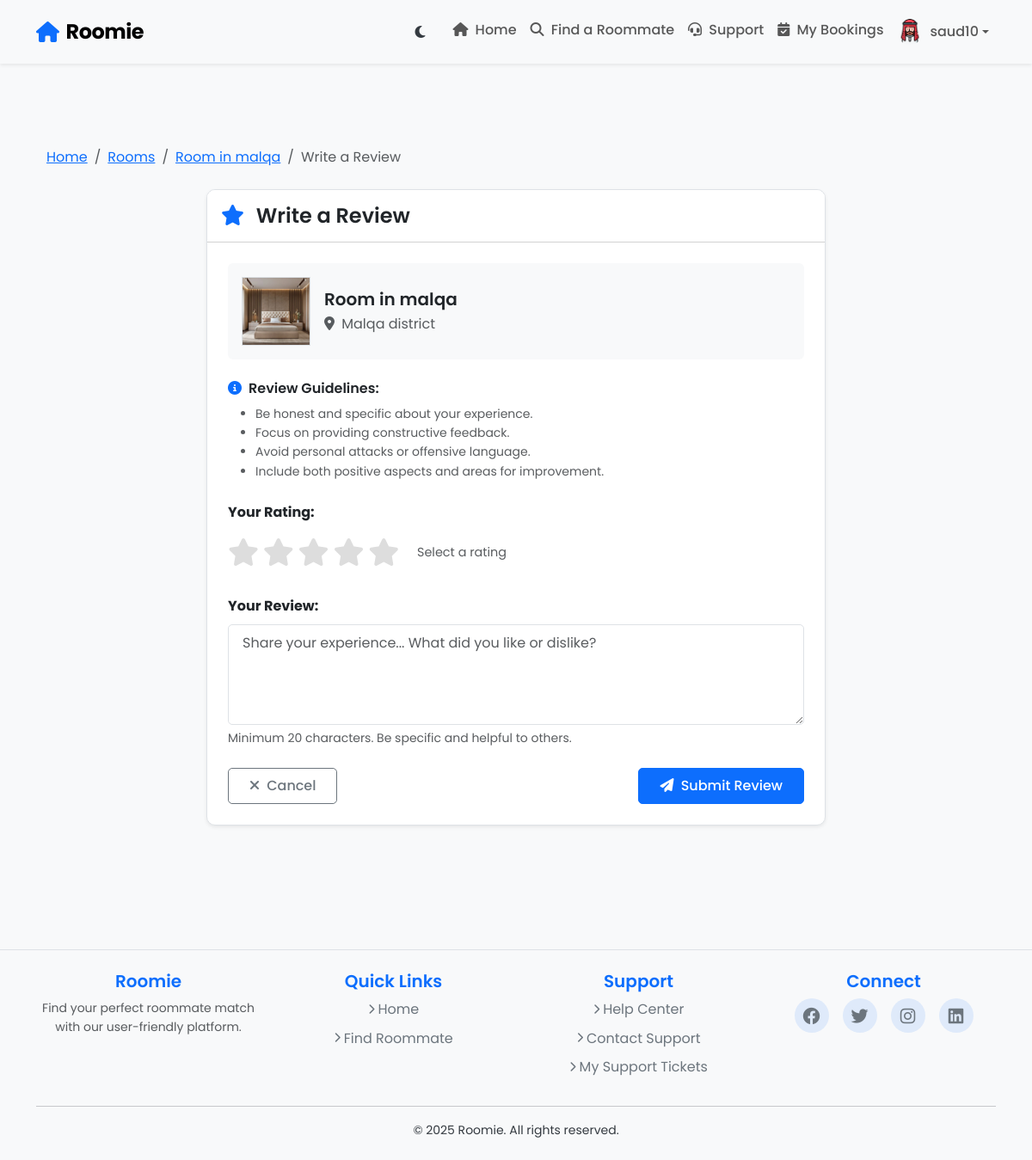
Page /submit-review/room/5/ (signed in) on the committed database.
### core/models.py (models this page shows, shortened)
class User(AbstractUser):
    ACCOUNT_TYPE_CHOICES = [
        ('seeker', 'Seeker'),
        ('provider', 'Provider'),
    ]
    GENDER_CHOICES = [
        ('male', 'Male'),
        ('female', 'Female'),
    ]
    email = models.EmailField(unique=True)
    gender = models.CharField(max_length=10, choices=GENDER_CHOICES, blank=True, null=True)
    birthdate = models.DateField(blank=True, null=True)
    bio = models.TextField(blank=True, null=True)
    location = models.CharField(max_length=255, blank=True, null=True)
    profile_photo = models.ImageField(
        upload_to='profile_photos/',
        blank=True,
        null=True,
        default='profile_photos/default_user.jpg'  # Set default profile photo
    )
    account_type = models.CharField(max_length=10, choices=ACCOUNT_TYPE_CHOICES, default='seeker')
    is_available = models.BooleanField(default=True, help_text="Whether the user is currently available as a roommate")

class Room(models.Model):
    room_id = models.AutoField(primary_key=True)  # Custom primary key
    provider = models.ForeignKey(User, on_delete=models.CASCADE, related_name='rooms')
    title = models.CharField(max_length=200)
    description = models.TextField()
    location = models.CharField(max_length=255)
    rent = models.DecimalField(max_digits=8, decimal_places=2)
    room_type = models.CharField(max_length=20, choices=[
        ('private', 'Private Room'),
        ('shared', 'Shared Room'),
        ('studio', 'Studio'),
        ('apartment', 'Apartment'),
    ])
    bedrooms = models.PositiveIntegerField(default=1)  # Number of bedrooms
    is_available = models.BooleanField(default=True)
    image = models.ImageField(
        upload_to='images/',
        blank=True,
        null=True,
        default='/media/images/default_room.jpg'  # Set default room image
        )
    created_at = models.DateTimeField(auto_now_add=True)

### roomie/models.py (models this page shows, shortened)
class Review(models.Model):
    REVIEW_TYPES = (
        ('room', 'Room Review'),
        ('provider', 'Provider Review'),
        ('seeker', 'Seeker Review'),
    )
    RATING_CHOICES = (
        (1, '1 Star'),
        (2, '2 Stars'),
        (3, '3 Stars'),
        (4, '4 Stars'),
        (5, '5 Stars'),
    )
    review_id = models.UUIDField(primary_key=True, default=uuid.uuid4, editable=False)
    reviewer = models.ForeignKey(settings.AUTH_USER_MODEL, on_delete=models.CASCADE, related_name='reviews_given')
    reviewed_user = models.ForeignKey(settings.AUTH_USER_MODEL, on_delete=models.CASCADE, related_name='reviews_received', null=True, blank=True)
    reviewed_room = models.ForeignKey(Room, on_delete=models.CASCADE, related_name='reviews', null=True, blank=True)
    rating = models.IntegerField(choices=RATING_CHOICES)
    comment = models.TextField()
    review_type = models.CharField(max_length=10, choices=REVIEW_TYPES)
    created_at = models.DateTimeField(auto_now_add=True)
    updated_at = models.DateTimeField(auto_now=True)  # Track when a review is edited
    class Meta:
        ordering = ['-created_at']
        constraints = [
            models.UniqueConstraint(
                fields=['reviewer', 'reviewed_room'],
                condition=models.Q(reviewed_room__isnull=False),
                name='unique_room_review'
            ),
            models.UniqueConstraint(
                fields=['reviewer', 'reviewed_user'],
                condition=models.Q(reviewed_user__isnull=False),
                name='unique_user_review'
            )
        ]

### roomie/views.py (the view)
# urls.py: path('submit-review/room/<int:room_id>/', views.submit_room_review, name='submit_room_review'),
@login_required
def submit_room_review(request, room_id):
    room = get_object_or_404(Room, room_id=room_id)
    has_booking = RoomBooking.objects.filter(
        room=room,
        seeker=request.user,
        status='approved'
    ).exists()
    if not has_booking:
        messages.error(request, "You can only review rooms you have booked.")
        return redirect('room_detail', room_id=room_id)
    from .models import Review
    existing_review = Review.objects.filter(
        reviewer=request.user,
        reviewed_room=room,
        review_type='room'
    ).first()
    if existing_review:
        messages.info(request, "You have already reviewed this room. You can edit your existing review.")
        return redirect('edit_review', review_id=existing_review.review_id)
    if request.method == 'POST':
        form = RoomieForms.ReviewForm(request.POST)
        if form.is_valid():
            review = form.save(commit=False)
            review.reviewer = request.user
            review.reviewed_room = room
            review.reviewed_user = None
            review.review_type = 'room'
            review.save()
            messages.success(request, "Your review has been submitted successfully.")
            return redirect('room_detail', room_id=room_id)
    else:
        form = RoomieForms.ReviewForm()
    return render(request, 'submit_review.html', {
        'form': form,
        'room': room,
        'review_type': 'room'
    })

### roomie/templates/submit_review.html (shortened to what this page needs)
{% extends 'base.html' %}
{% load static %}
{% block content %}
<div class="container py-5">
  <nav aria-label="breadcrumb" class="mb-4">
    <ol class="breadcrumb">
      <li class="breadcrumb-item"><a href="{% url 'home' %}">Home</a></li>
      {% if review_type == 'room' %}
        <li class="breadcrumb-item"><a href="{% url 'filter_rooms' %}">Rooms</a></li>
        <li class="breadcrumb-item"><a href="{% url 'room_detail' room_id=room.room_id %}">{{ room.title }}</a></li>
      {% else %}
        <li class="breadcrumb-item"><a href="{% url 'find_roommate' %}">Roommates</a></li>
        <li class="breadcrumb-item"><a href="{% url 'user_profile' user_id=user_to_review.id %}">{{ user_to_review.username }}</a></li>
      {% endif %}
      <li class="breadcrumb-item active" aria-current="page">
        {% if edit_mode %}Edit Review{% else %}Write a Review{% endif %}
      </li>
    </ol>
  </nav>
  <div class="row justify-content-center">
    <div class="col-lg-8">
      <div class="card shadow-sm">
        <div class="card-header bg-white py-3">
          <h2 class="card-title h4 mb-0">
            {% if edit_mode %}
              <i class="fas fa-edit text-primary me-2"></i> Edit Your Review
            {% else %}
              <i class="fas fa-star text-primary me-2"></i> Write a Review
            {% endif %}
          </h2>
        </div>
        <div class="card-body p-4">
          <div class="review-subject mb-4 p-3 bg-light rounded">
            <div class="d-flex align-items-center">
              <div class="flex-shrink-0">
                {% if review_type == 'room' %}
                  {% if room.image %}
                    <img src="{{ room.image.url }}" alt="{{ room.title }}" class="review-subject-img">
                  {% else %}
                    <img src="/media/images/default_room.jpg" alt="Default Room" class="review-subject-img">
                  {% endif %}
                {% else %}
                  {% if user_to_review.profile_photo %}
                    <img src="{{ user_to_review.profile_photo.url }}" alt="{{ user_to_review.username }}" class="review-subject-img rounded-circle">
                  {% else %}
                    <img src="/media/profile_photos/default_user.jpg" alt="Default Profile" class="review-subject-img rounded-circle">
                  {% endif %}
                {% endif %}
              </div>
              <div class="flex-grow-1 ms-3">
                <h5 class="mb-1">
                  {% if review_type == 'room' %}
                    {{ room.title }}
                  {% else %}
                    {{ user_to_review.username }}
                  {% endif %}
                </h5>
                <p class="text-muted mb-0">
                  {% if review_type == 'room' %}
                    <i class="fas fa-map-marker-alt me-1"></i> {{ room.location }}
                  {% else %}
                    <i class="fas fa-user me-1"></i> {{ user_to_review.get_account_type_display }}
                  {% endif %}
                </p>
              </div>
            </div>
          </div>
          <div class="review-guidelines mb-4">
            <h6><i class="fas fa-info-circle text-primary me-2"></i>Review Guidelines:</h6>
            <ul class="text-muted small">
              <li>Be honest and specific about your experience.</li>
              <li>Focus on providing constructive feedback.</li>
              <li>Avoid personal attacks or offensive language.</li>
              <li>Include both positive aspects and areas for improvement.</li>
            </ul>
          </div>
          <form method="POST" class="review-form" id="reviewForm">
            <div class="mb-4">
              <label class="form-label fw-bold">Your Rating:</label>
              <div class="rating-container">
                <div class="star-rating">
                  <div class="rating-input">
                    <label for="star5" title="5 stars - Excellent"><i class="fas fa-star"></i></label>
                    <label for="star4" title="4 stars - Very Good"><i class="fas fa-star"></i></label>
                    <label for="star3" title="3 stars - Good"><i class="fas fa-star"></i></label>
                    <label for="star2" title="2 stars - Poor"><i class="fas fa-star"></i></label>
                    <label for="star1" title="1 star - Terrible"><i class="fas fa-star"></i></label>
                  </div>
                </div>
                <div id="rating-text" class="rating-description ms-3 text-muted">
                  {% if form.instance.rating %}
                    {% if form.instance.rating == 5 %}Excellent - Highly Recommend
                    {% elif form.instance.rating == 4 %}Very Good - Recommend
                    {% elif form.instance.rating == 3 %}Average - Fair
                    {% elif form.instance.rating == 2 %}Poor - Not Recommended
                    {% elif form.instance.rating == 1 %}Terrible - Avoid
                    {% endif %}
                  {% else %}
                    Select a rating
                  {% endif %}
                </div>
              </div>
            </div>
            <div class="mb-4">
              <label for="id_comment" class="form-label fw-bold">Your Review:</label>
              {{ form.comment }}
              <div class="form-text">Minimum 20 characters. Be specific and helpful to others.</div>
            </div>
            <div class="d-flex justify-content-between mt-4">
              {% if review_type == 'room' %}
                <a href="{% url 'room_detail' room_id=room.room_id %}" class="btn btn-outline-secondary">
                  <i class="fas fa-times me-1"></i> Cancel
                </a>
              {% else %}
                <a href="{% url 'user_profile' user_id=user_to_review.id %}" class="btn btn-outline-secondary">
                  <i class="fas fa-times me-1"></i> Cancel
                </a>
              {% endif %}
              <button type="submit" class="btn btn-primary">
                <i class="fas fa-paper-plane me-1"></i>
                {% if edit_mode %}Update Review{% else %}Submit Review{% endif %}
              </button>
            </div>
          </form>
        </div>
      </div>
    </div>
  </div>
</div>
{% endblock %}

### roomie/templates/base.html (shortened to what this page needs)
{% load static %}
<!DOCTYPE html>
<html lang="en" data-bs-theme="light">
  <head>
    <link
      rel="stylesheet"
      href="https://cdn.jsdelivr.net/npm/bootstrap@5.3.0/dist/css/bootstrap.min.css"
    />
    <link
      rel="stylesheet"
      href="https://cdnjs.cloudflare.com/ajax/libs/font-awesome/6.4.0/css/all.min.css"
    />
    <link rel="stylesheet" href="{% static 'roomie/styles.css' %}" />
  </head>
  <body class="page-transition">
    <nav class="navbar navbar-expand-lg navbar-light bg-light shadow-sm sticky-top">
      <div class="container">
        <a class="navbar-brand d-flex align-items-center" href="{% url 'home' %}">
          <i class="fas fa-home me-2 text-primary"></i>
          <span class="fw-bold">Roomie</span>
        </a>
        <div class="collapse navbar-collapse" id="navbarNav">
          <ul class="navbar-nav ms-auto">
            <li class="nav-item d-flex align-items-center">
              <div class="theme-toggle-btn" id="themeToggle" title="Toggle Dark Mode">
                <i class="fas fa-moon"></i>
              </div>
            </li>
            <li class="nav-item">
              <a class="nav-link" href="{% url 'home' %}">
                <i class="fas fa-home me-1"></i> Home
              </a>
            </li>
            <li class="nav-item">
              <a class="nav-link" href="{% url 'find_roommate' %}">
                <i class="fas fa-search me-1"></i> Find a Roommate
              </a>
            </li>
            <li class="nav-item">
              {% if user.is_authenticated %}
              <a class="nav-link" href="{% url 'support_home' %}">
                <i class="fas fa-headset me-1"></i> Support
              </a>
              {% else %}
              <a class="nav-link" href="{% url 'faq' %}">
                <i class="fas fa-question-circle me-1"></i> Support
              </a>
              {% endif %}
            </li>
            {% if user.is_authenticated %}
              {% if user.account_type == 'seeker' %}
              <li class="nav-item">
                <a class="nav-link" href="{% url 'my_bookings' %}">
                  <i class="fas fa-calendar-check me-1"></i> My Bookings
                </a>
              </li>
              {% endif %}
              <li class="nav-item dropdown">
                <a
                  class="nav-link dropdown-toggle d-flex align-items-center"
                  href="#"
                  id="navbarDropdown"
                  role="button"
                  data-bs-toggle="dropdown"
                  aria-expanded="false"
                >
                  {% if user.profile_photo %}
                  <img
                    src="{{ user.profile_photo.url }}"
                    class="rounded-circle"
                    style="width: 30px; height: 30px; object-fit: cover"
                    alt="Profile"
                  />
                  {% endif %}
                  <span class="ms-2">{{ user.username }}</span>
                </a>
              </li>
            {% endif %}
          </ul>
        </div>
      </div>
    </nav>
    <main class="container py-5">
      {% block content %}{% endblock %}
    </main>
    {% include 'footer.html' %}
  </body>
</html>

### rows in the picture
User: profile_photo (picture), username "saud10"
Room: title "Room in malqa", image (picture), location "Malqa district"
